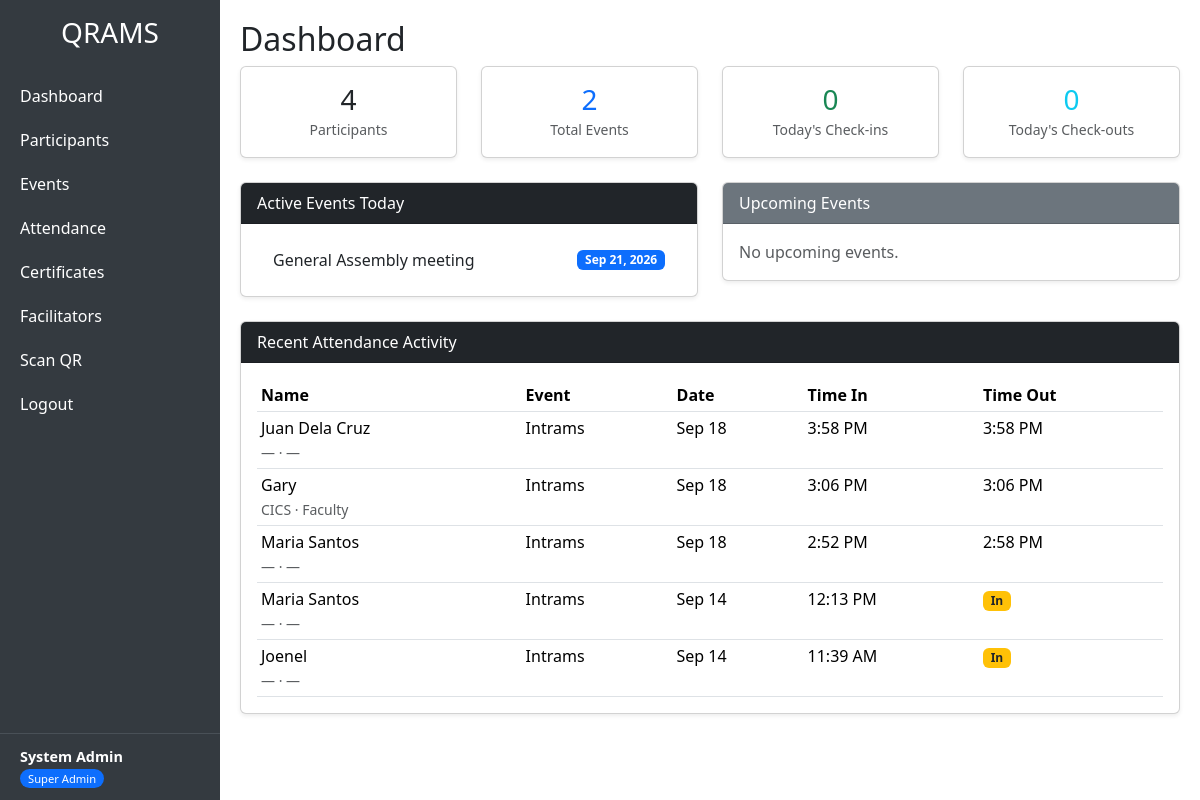
Page /admin/dashboard.php (signed in) on the committed database.
### tables this page shows
CREATE TABLE `events` (
  `id` int(11) NOT NULL,
  `event_name` varchar(100) NOT NULL,
  `start_date` date NOT NULL,
  `end_date` date NOT NULL,
  `allowed_departments` text DEFAULT NULL,
  `allowed_year_levels` text DEFAULT NULL,
  `venue_lat` decimal(10,8) DEFAULT NULL,
  `venue_lng` decimal(11,8) DEFAULT NULL,
  `radius_meters` int(11) DEFAULT 100,
  `signatory_name` varchar(100) DEFAULT NULL,
  `signatory_signature` varchar(255) DEFAULT NULL
);

CREATE TABLE `attendance` (
  `id` int(11) NOT NULL,
  `user_id` int(11) NOT NULL,
  `event_id` int(11) NOT NULL,
  `attendance_date` date NOT NULL,
  `scanned_by` int(11) DEFAULT NULL,
  `latitude` decimal(10,8) DEFAULT NULL,
  `longitude` decimal(11,8) DEFAULT NULL,
  `accuracy` float DEFAULT NULL,
  `time_in` datetime NOT NULL,
  `time_out` datetime DEFAULT NULL,
  `out_latitude` decimal(10,8) DEFAULT NULL,
  `out_longitude` decimal(11,8) DEFAULT NULL,
  `out_accuracy` float DEFAULT NULL
);

CREATE TABLE `users` (
  `id` int(11) NOT NULL,
  `name` varchar(100) NOT NULL,
  `role` varchar(50) NOT NULL,
  `department` varchar(100) DEFAULT NULL,
  `year_level` varchar(50) DEFAULT NULL,
  `email` varchar(100) DEFAULT NULL
);

### admin/dashboard.php (the view, shortened to what this page needs)
<?php include 'header.php'; ?>
<h2>Dashboard</h2>
<?php
$today = date('Y-m-d');
$totalUsers = (int)$conn->query("SELECT COUNT(*) FROM users")->fetchColumn();
$totalEvents = (int)$conn->query("SELECT COUNT(*) FROM events")->fetchColumn();
$stmt = $conn->prepare("SELECT COUNT(*) FROM attendance WHERE attendance_date = ?");
$stmt->execute([$today]);
$todayCheckins = (int)$stmt->fetchColumn();
$stmt = $conn->prepare("SELECT COUNT(*) FROM attendance WHERE attendance_date = ? AND time_out IS NOT NULL");
$stmt->execute([$today]);
$todayCheckouts = (int)$stmt->fetchColumn();
?>
<div class="row mb-4">
    <div class="col-md-3">
        <div class="card text-center shadow-sm">
            <div class="card-body">
                <h3 class="mb-0"><?= $totalUsers ?></h3>
                <small class="text-muted">Participants</small>
            </div>
        </div>
    </div>
    <div class="col-md-3">
        <div class="card text-center shadow-sm">
            <div class="card-body">
                <h3 class="mb-0 text-primary"><?= $totalEvents ?></h3>
                <small class="text-muted">Total Events</small>
            </div>
        </div>
    </div>
    <div class="col-md-3">
        <div class="card text-center shadow-sm">
            <div class="card-body">
                <h3 class="mb-0 text-success"><?= $todayCheckins ?></h3>
                <small class="text-muted">Today's Check-ins</small>
            </div>
        </div>
    </div>
    <div class="col-md-3">
        <div class="card text-center shadow-sm">
            <div class="card-body">
                <h3 class="mb-0 text-info"><?= $todayCheckouts ?></h3>
                <small class="text-muted">Today's Check-outs</small>
            </div>
        </div>
    </div>
</div>
<div class="row">
    <div class="col-md-6">
        <div class="card shadow-sm mb-4">
            <div class="card-header bg-dark text-white">
                Active Events Today
            </div>
            <div class="card-body">
                <?php
                $stmt = $conn->prepare("
                    SELECT id, event_name, start_date, end_date
                    FROM events
                    WHERE ? BETWEEN start_date AND end_date
                    ORDER BY start_date DESC
                ");
                $stmt->execute([$today]);
                $activeList = $stmt->fetchAll(PDO::FETCH_ASSOC);
                if (empty($activeList)) {
                    echo '<p class="text-muted mb-0">No events active today.</p>';
                } else {
                    echo '<ul class="list-group list-group-flush">';
                    foreach ($activeList as $e) {
                        $range = $e['start_date'] === $e['end_date']
                            ? date('M j, Y', strtotime($e['start_date']))
                            : date('M j', strtotime($e['start_date'])) . ' – ' . date('M j, Y', strtotime($e['end_date']));
                        echo '<li class="list-group-item d-flex justify-content-between align-items-center">'
                           . htmlspecialchars($e['event_name'])
                           . '<span class="badge bg-primary">' . $range . '</span>'
                           . '</li>';
                    }
                    echo '</ul>';
                }
                ?>
            </div>
        </div>
    </div>
    <div class="col-md-6">
        <div class="card shadow-sm mb-4">
            <div class="card-header bg-secondary text-white">
                Upcoming Events
            </div>
            <div class="card-body">
                <?php
                $stmt = $conn->prepare("
                    SELECT id, event_name, start_date, end_date
                    FROM events
                    WHERE start_date > ?
                    ORDER BY start_date ASC
                    LIMIT 5
                ");
                $stmt->execute([$today]);
                $upcoming = $stmt->fetchAll(PDO::FETCH_ASSOC);
                if (empty($upcoming)) {
                    echo '<p class="text-muted mb-0">No upcoming events.</p>';
                }
                ?>
            </div>
        </div>
    </div>
</div>
<div class="card shadow-sm">
    <div class="card-header bg-dark text-white">
        Recent Attendance Activity
    </div>
    <div class="card-body">
        <?php
        $stmt = $conn->query("
            SELECT a.attendance_date, a.time_in, a.time_out,
                   u.name, u.department, u.year_level,
                   e.event_name
            FROM attendance a
            JOIN users  u ON u.id = a.user_id
            JOIN events e ON e.id = a.event_id
            ORDER BY a.time_in DESC
            LIMIT 10
        ");
        $recent = $stmt->fetchAll(PDO::FETCH_ASSOC);
        if (empty($recent)) {
            echo '<p class="text-muted mb-0">No attendance recorded yet.</p>';
        } else {
        ?>
            <table class="table table-sm table-hover mb-0">
                <thead>
                    <tr>
                        <th>Name</th>
                        <th>Event</th>
                        <th>Date</th>
                        <th>Time In</th>
                        <th>Time Out</th>
                    </tr>
                </thead>
                <tbody>
                    <?php foreach ($recent as $r): ?>
                        <tr>
                            <td>
                                <?= htmlspecialchars($r['name']) ?>
                                <br><small class="text-muted">
                                    <?= htmlspecialchars($r['department'] ?? '—') ?> ·
                                    <?= htmlspecialchars($r['year_level'] ?? '—') ?>
                                </small>
                            </td>
                            <td><?= htmlspecialchars($r['event_name']) ?></td>
                            <td><?= date('M j', strtotime($r['attendance_date'])) ?></td>
                            <td><?= date('g:i A', strtotime($r['time_in'])) ?></td>
                            <td>
                                <?php if ($r['time_out']): ?>
                                    <?= date('g:i A', strtotime($r['time_out'])) ?>
                                <?php else: ?>
                                    <span class="badge bg-warning text-dark">In</span>
                                <?php endif; ?>
                            </td>
                        </tr>
                    <?php endforeach; ?>
                </tbody>
            </table>
        <?php } ?>
    </div>
</div>
<?php include 'footer.php'; ?>

### admin/header.php (shortened to what this page needs)
<?php
$isSuperAdmin = ($_SESSION['admin_role'] ?? 'super_admin') === 'super_admin';
$adminName    = $_SESSION['admin_name'] ?? 'Admin';
?>
<!DOCTYPE html>
<html lang="en">
<head>
<link rel="stylesheet" href="../assets/css/bootstrap.min.css">
</head>
<body>
<div class="sidebar">
    <h3 class="text-center py-3">QRAMS</h3>
    <a href="dashboard.php">Dashboard</a>
    <?php if ($isSuperAdmin): ?>
        <a href="users.php">Participants</a>
        <a href="events.php">Events</a>
    <?php endif; ?>
    <a href="attendance.php">Attendance</a>
    <?php if ($isSuperAdmin): ?>
        <a href="certificates.php">Certificates</a>
        <a href="facilitators.php">Facilitators</a>
    <?php endif; ?>
    <a href="#" data-bs-toggle="modal" data-bs-target="#scanQrModal">Scan QR</a>
    <a href="../auth/logout.php"
       data-confirm="Log out?"
       data-confirm-message="You will be returned to the login screen."
       data-confirm-button="Log Out"
       data-confirm-color="warning">Logout</a>
    <div class="user-info">
        <strong><?= htmlspecialchars($adminName) ?></strong>
        <span class="badge-role"><?= $isSuperAdmin ? 'Super Admin' : 'Facilitator' ?></span>
    </div>
</div>
<div class="main-content">

### admin/footer.php (shortened to what this page needs)
</div>
</body>
</html>

### admin/header.php (style rules this page uses)
body { min-height: 100vh; display: flex; }
.sidebar { width: 220px; background-color: #343a40; color: white; min-height: 100vh; display: flex; flex-direction: column; }
.sidebar a { color: white; text-decoration: none; display: block; padding: 10px 20px; }
.sidebar .user-info { margin-top: auto; padding: 12px 20px; border-top: 1px solid #495057; font-size: 0.85rem; color: #adb5bd; }
.sidebar .user-info strong { color: #fff; display: block; font-size: 0.9rem; }
.badge-role { font-size: 0.7rem; background: #0d6efd; padding: 2px 8px; border-radius: 10px; color: #fff; }
.main-content { flex: 1; padding: 20px; }

### rows in the picture
events: event_name "General Assembly meeting", range "Sep 21, 2026"
attendance: user.name "Juan Dela Cruz", user.department "—", user.year_level "—", event.event_name "Intrams", attendance_date "Sep 18", time_in "3:58 PM", time_out "3:58 PM"
attendance: user.name "Gary", user.department "CICS", user.year_level "Faculty", event.event_name "Intrams", attendance_date "Sep 18", time_in "3:06 PM", time_out "3:06 PM"
attendance: user.name "Maria Santos", user.department "—", user.year_level "—", event.event_name "Intrams", attendance_date "Sep 18", time_in "2:52 PM", time_out "2:58 PM"
attendance: user.name "Maria Santos", user.department "—", user.year_level "—", event.event_name "Intrams", attendance_date "Sep 14", time_in "12:13 PM"
attendance: user.name "Joenel", user.department "—", user.year_level "—", event.event_name "Intrams", attendance_date "Sep 14", time_in "11:39 AM"

### other values in the picture
$adminName "System Admin"
$totalUsers "4"
$totalEvents "2"
$todayCheckins "0"
$todayCheckouts "0"
